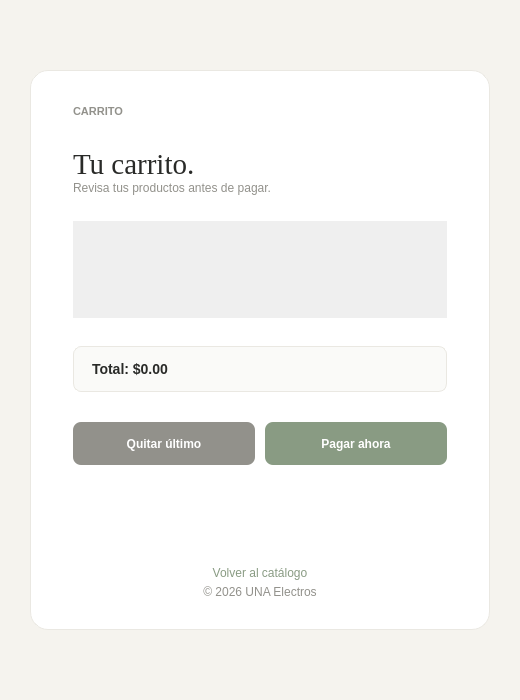
<?xml version="1.0" encoding="UTF-8"?>
<ui version="4.0">
 <class>carritoClass</class>
 <widget class="QWidget" name="carritoClass">
  <property name="geometry">
   <rect>
    <x>0</x>
    <y>0</y>
    <width>520</width>
    <height>700</height>
   </rect>
  </property>
  <property name="minimumSize">
   <size>
    <width>480</width>
    <height>620</height>
   </size>
  </property>
  <property name="windowTitle">
   <string>Carrito</string>
  </property>
  <property name="styleSheet">
   <string notr="true">#carritoClass {
	background-color: #F5F3EE;
}
#softCard {
	background-color: #FFFFFF;
	border: 1px solid #EAE8E2;
	border-radius: 18px;
}
QLabel#eyebrow {
	color: #92918B;
	font-family: &quot;Segoe UI&quot;;
	font-size: 11px;
	font-weight: 600;
}
QLabel#title {
	color: #292A28;
	font-family: Georgia;
	font-size: 29px;
}
QLabel#subtitle, QLabel#copyright {
	color: #92918B;
	font-family: &quot;Segoe UI&quot;;
	font-size: 12px;
}
QLabel#lblMensaje {
	color: #A9503F;
	font-family: &quot;Segoe UI&quot;;
	font-size: 12px;
}
QLabel#lblItem {
	color: #292A28;
	background: #FAFAF8;
	border: 1px solid #EAE8E2;
	border-radius: 8px;
	padding: 14px;
	font-size: 13px;
}
QLabel#lblTotal {
	color: #292A28;
	background: #FAFAF8;
	border: 1px solid #EAE8E2;
	border-radius: 8px;
	padding: 14px;
	font-size: 14px;
	font-weight: 600;
}
QPushButton#btnPagar {
	background: #899B83;
	color: #FFFFFF;
	border: none;
	border-radius: 8px;
	min-height: 43px;
	font-weight: 600;
}
QPushButton#btnPagar:hover {
	background: #788B72;
}
QPushButton#btnQuitar {
	background: #92918B;
	color: #FFFFFF;
	border: none;
	border-radius: 8px;
	min-height: 43px;
	font-weight: 600;
}
QPushButton#btnQuitar:hover {
	background: #7D7C77;
}
QPushButton#btnRegresar {
	background: transparent;
	border: none;
	color: #899B83;
	padding: 5px;
}
QPushButton#btnRegresar:hover {
	color: #788B72;
}
QScrollArea {
	background: transparent;
	border: none;
}
</string>
  </property>
  <layout class="QVBoxLayout" name="layoutExterior">
   <property name="leftMargin">
    <number>24</number>
   </property>
   <property name="topMargin">
    <number>24</number>
   </property>
   <property name="rightMargin">
    <number>24</number>
   </property>
   <property name="bottomMargin">
    <number>24</number>
   </property>
   <item>
    <spacer name="spacerSuperior">
     <property name="orientation">
      <enum>Qt::Orientation::Vertical</enum>
     </property>
     <property name="sizeHint" stdset="0">
      <size>
       <width>20</width>
       <height>40</height>
      </size>
     </property>
    </spacer>
   </item>
   <item>
    <layout class="QHBoxLayout" name="filaTarjeta">
     <item>
      <spacer name="spacerIzquierdo">
       <property name="orientation">
        <enum>Qt::Orientation::Horizontal</enum>
       </property>
       <property name="sizeHint" stdset="0">
        <size>
         <width>40</width>
         <height>20</height>
        </size>
       </property>
      </spacer>
     </item>
     <item>
      <widget class="QFrame" name="softCard">
       <property name="minimumSize">
        <size>
         <width>460</width>
         <height>560</height>
        </size>
       </property>
       <property name="maximumSize">
        <size>
         <width>520</width>
         <height>620</height>
        </size>
       </property>
       <property name="frameShape">
        <enum>QFrame::Shape::NoFrame</enum>
       </property>
       <layout class="QVBoxLayout" name="contenido">
        <property name="spacing">
         <number>0</number>
        </property>
        <property name="leftMargin">
         <number>42</number>
        </property>
        <property name="topMargin">
         <number>34</number>
        </property>
        <property name="rightMargin">
         <number>42</number>
        </property>
        <property name="bottomMargin">
         <number>30</number>
        </property>
        <item>
         <widget class="QLabel" name="eyebrow">
          <property name="text">
           <string>CARRITO</string>
          </property>
         </widget>
        </item>
        <item>
         <spacer name="spacerEyebrow">
          <property name="orientation">
           <enum>Qt::Orientation::Vertical</enum>
          </property>
          <property name="sizeType">
           <enum>QSizePolicy::Policy::Fixed</enum>
          </property>
          <property name="sizeHint" stdset="0">
           <size>
            <width>20</width>
            <height>30</height>
           </size>
          </property>
         </spacer>
        </item>
        <item>
         <widget class="QLabel" name="title">
          <property name="text">
           <string>Tu carrito.</string>
          </property>
         </widget>
        </item>
        <item>
         <widget class="QLabel" name="subtitle">
          <property name="text">
           <string>Revisa tus productos antes de pagar.</string>
          </property>
         </widget>
        </item>
        <item>
         <spacer name="spacerSubtitulo">
          <property name="orientation">
           <enum>Qt::Orientation::Vertical</enum>
          </property>
          <property name="sizeType">
           <enum>QSizePolicy::Policy::Fixed</enum>
          </property>
          <property name="sizeHint" stdset="0">
           <size>
            <width>20</width>
            <height>26</height>
           </size>
          </property>
         </spacer>
        </item>
        <item>
         <widget class="QScrollArea" name="scrollItems">
          <property name="widgetResizable">
           <bool>true</bool>
          </property>
          <property name="frameShape">
           <enum>QFrame::Shape::NoFrame</enum>
          </property>
          <widget class="QWidget" name="areaItems">
           <property name="geometry">
            <rect>
             <x>0</x>
             <y>0</y>
             <width>376</width>
             <height>260</height>
            </rect>
           </property>
           <layout class="QVBoxLayout" name="layoutItems">
            <property name="spacing">
             <number>10</number>
            </property>
            <property name="leftMargin">
             <number>0</number>
            </property>
            <property name="topMargin">
             <number>0</number>
            </property>
            <property name="rightMargin">
             <number>6</number>
            </property>
            <property name="bottomMargin">
             <number>0</number>
            </property>
           </layout>
          </widget>
         </widget>
        </item>
        <item>
         <spacer name="spacerItems">
          <property name="orientation">
           <enum>Qt::Orientation::Vertical</enum>
          </property>
          <property name="sizeType">
           <enum>QSizePolicy::Policy::Fixed</enum>
          </property>
          <property name="sizeHint" stdset="0">
           <size>
            <width>20</width>
            <height>14</height>
           </size>
          </property>
         </spacer>
        </item>
        <item>
         <widget class="QLabel" name="lblMensaje">
          <property name="text">
           <string/>
          </property>
          <property name="wordWrap">
           <bool>true</bool>
          </property>
         </widget>
        </item>
        <item>
         <widget class="QLabel" name="lblTotal">
          <property name="text">
           <string>Total: $0.00</string>
          </property>
         </widget>
        </item>
        <item>
         <spacer name="spacerTotal">
          <property name="orientation">
           <enum>Qt::Orientation::Vertical</enum>
          </property>
          <property name="sizeType">
           <enum>QSizePolicy::Policy::Fixed</enum>
          </property>
          <property name="sizeHint" stdset="0">
           <size>
            <width>20</width>
            <height>30</height>
           </size>
          </property>
         </spacer>
        </item>
        <item>
         <layout class="QHBoxLayout" name="layoutBotones">
          <property name="spacing">
           <number>10</number>
          </property>
          <item>
           <widget class="QPushButton" name="btnQuitar">
            <property name="text">
             <string>Quitar último</string>
            </property>
           </widget>
          </item>
          <item>
           <widget class="QPushButton" name="btnPagar">
            <property name="text">
             <string>Pagar ahora</string>
            </property>
           </widget>
          </item>
         </layout>
        </item>
        <item>
         <spacer name="spacerInferior">
          <property name="orientation">
           <enum>Qt::Orientation::Vertical</enum>
          </property>
          <property name="sizeHint" stdset="0">
           <size>
            <width>20</width>
            <height>40</height>
           </size>
          </property>
         </spacer>
        </item>
        <item>
         <widget class="QPushButton" name="btnRegresar">
          <property name="text">
           <string>Volver al catálogo</string>
          </property>
         </widget>
        </item>
        <item>
         <widget class="QLabel" name="copyright">
          <property name="text">
           <string>© 2026 UNA Electros</string>
          </property>
          <property name="alignment">
           <set>Qt::AlignmentFlag::AlignCenter</set>
          </property>
         </widget>
        </item>
       </layout>
      </widget>
     </item>
     <item>
      <spacer name="spacerDerecho">
       <property name="orientation">
        <enum>Qt::Orientation::Horizontal</enum>
       </property>
       <property name="sizeHint" stdset="0">
        <size>
         <width>40</width>
         <height>20</height>
        </size>
       </property>
      </spacer>
     </item>
    </layout>
   </item>
   <item>
    <spacer name="spacerInferiorExterior">
     <property name="orientation">
      <enum>Qt::Orientation::Vertical</enum>
     </property>
     <property name="sizeHint" stdset="0">
      <size>
       <width>20</width>
       <height>40</height>
      </size>
     </property>
    </spacer>
   </item>
  </layout>
 </widget>
 <resources/>
 <connections/>
</ui>
